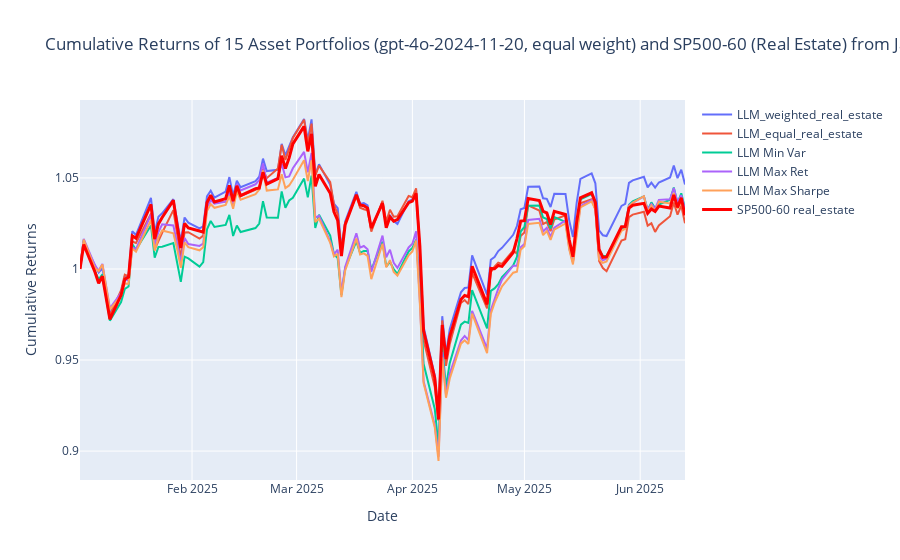

Source (notebook cell):
### Code cell
index_names = {
    sector_ticker: f'{full_ticker} {sector_name}'
}

temp_index_data_outs = index_data_outs.copy()
index_first_date = temp_index_data_outs.index[0]
index_previous_trading_date = index_first_date - BDay(1)
index_baseline_row = pd.DataFrame(
    data=np.zeros((1, temp_index_data_outs.shape[1])),  
    index=[index_previous_trading_date],                 
    columns=temp_index_data_outs.columns
)
temp_index_data_outs_with_baseline = pd.concat([index_baseline_row, temp_index_data_outs])

cumulative_returns_llm[index_names[sector_ticker]] = (1 + temp_index_data_outs_with_baseline[ticker]).cumprod()

cumulative_returns_llm.index = pd.to_datetime(cumulative_returns_llm.index)
outsample_data = cumulative_returns_llm.loc[outsample_startdate:outsample_enddate]

fig = go.Figure()


for column in outsample_data.columns:
    if column == f'{full_ticker} {sector_name}':
        fig.add_trace(go.Scatter(x=outsample_data.index,
                                 y=outsample_data[column],
                                 mode='lines',
                                 name=column,
                                 line=dict(width=3, color='red')))
    else:
        fig.add_trace(go.Scatter(x=outsample_data.index,
                                 y=outsample_data[column],
                                 mode='lines',
                                 name=column))


num_asset = len(df_sector)
fig.update_layout(
    title=f'Cumulative Returns of {num_asset} Asset Portfolios ({model}, equal weight) and {full_ticker} ({sector_name_full}) from Jan 1 to Jun 15',
    xaxis_title='Date',
    yaxis_title='Cumulative Returns',
    hovermode="x unified"
)

fig.show()
